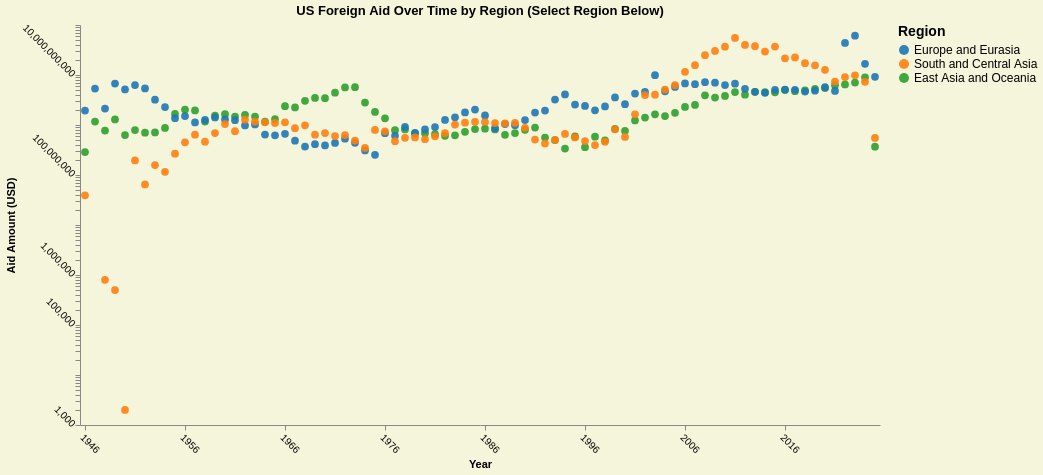

Here is the notebook cell this chart was saved with:
### Code cell
import altair as alt
import pandas as pd
import numpy as np

# Load and prepare the data
df = pd.read_csv('us_foreign_aid_country.csv')

# Filter for European and Asian countries
regions = ['Europe and Eurasia', 'South and Central Asia', 'East Asia and Oceania']
europe_asia_df = df[df['Region Name'].isin(regions)]

# Clean and convert Fiscal Year to integer
def clean_year(year_str):
    try:
        return int(str(year_str)[:4])
    except:
        return np.nan

europe_asia_df['Fiscal Year'] = europe_asia_df['Fiscal Year'].apply(clean_year)
europe_asia_df = europe_asia_df.dropna(subset=['Fiscal Year'])

# Aggregate by region and year
aid_by_region = europe_asia_df.groupby(['Region Name', 'Fiscal Year'])['current_amount'].sum().reset_index()

# Custom color scheme
region_colors = {
    'Europe and Eurasia': '#1f77b4',
    'South and Central Asia': '#ff7f0e',
    'East Asia and Oceania': '#2ca02c'
}

# Add 'All' option for selection menu
region_options = list(region_colors.keys()) + ['All']

# Set up selection
selection = alt.selection_point(
    name='RegionSelector',
    fields=['Region Name'],
    bind=alt.binding_radio(options=region_options, name='Region: '),
    value='All'
)

# Get year ticks
min_year = int(aid_by_region['Fiscal Year'].min())
max_year = int(aid_by_region['Fiscal Year'].max())
year_ticks = list(range(min_year, max_year + 1, 10))

# Build chart with working filter logic
scatter_plot = alt.Chart(aid_by_region).transform_filter(
    # Expression: if 'All' selected, return true for all; otherwise match
    "RegionSelector['Region Name'] == 'All' || RegionSelector['Region Name'] == datum['Region Name']"
).mark_circle(size=60).encode(
    x=alt.X('Fiscal Year:O', title='Year', axis=alt.Axis(values=year_ticks)),
    y=alt.Y('current_amount:Q', title='Aid Amount (USD)', scale=alt.Scale(type='log')),
    color=alt.Color('Region Name:N',
                    scale=alt.Scale(domain=list(region_colors.keys()),
                                    range=list(region_colors.values())),
                    legend=alt.Legend(title='Region', labelFontSize=12, titleFontSize=14)),
    opacity=alt.value(0.9),
    tooltip=['Region Name', 'Fiscal Year', 'current_amount']
).properties(
    width=800,
    height=400,
    title='US Foreign Aid Over Time by Region (Select Region Below)',
    background='beige'  # Background for the chart container
).configure_view(
    stroke=None,
    fill='beige'  # Match inner chart background
).configure_axis(
    gridColor="lightgray",
    labelAngle=45
).configure_axisX(grid=False).configure_axisY(grid=False).add_params(selection)

scatter_plot.save('USAID Over Time by Region (interactive).html')

scatter_plot

### Figure 1 — Vega-Lite specification as saved in the notebook (floating-point values rounded to 4 significant figures; data arrays with more than 128 entries replaced by an {"elided": "..."} marker saying what was removed)
{"config": {"view": {"continuousWidth": 300, "continuousHeight": 300, "fill": "beige", "stroke": null}, "axis": {"gridColor": "lightgray", "labelAngle": 45}, "axisX": {"grid": false}, "axisY": {"grid": false}}, "data": {"name": "data-082da3e2e7b7cbd98c204466a28ccfb2"}, "mark": {"type": "circle", "size": 60}, "background": "beige", "encoding": {"color": {"field": "Region Name", "legend": {"labelFontSize": 12, "title": "Region", "titleFontSize": 14}, "scale": {"domain": ["Europe and Eurasia", "South and Central Asia", "East Asia and Oceania"], "range": ["#1f77b4", "#ff7f0e", "#2ca02c"]}, "type": "nominal"}, "opacity": {"value": 0.9}, "tooltip": [{"field": "Region Name", "type": "nominal"}, {"field": "Fiscal Year", "type": "quantitative"}, {"field": "current_amount", "type": "quantitative"}], "x": {"axis": {"values": [1946, 1956, 1966, 1976, 1986, 1996, 2006, 2016]}, "field": "Fiscal Year", "title": "Year", "type": "ordinal"}, "y": {"field": "current_amount", "scale": {"type": "log"}, "title": "Aid Amount (USD)", "type": "quantitative"}}, "height": 400, "params": [{"name": "RegionSelector", "select": {"type": "point", "fields": ["Region Name"]}, "bind": {"input": "radio", "options": ["Europe and Eurasia", "South and Central Asia", "East Asia and Oceania", "All"], "name": "Region: "}, "value": "All"}], "title": "US Foreign Aid Over Time by Region (Select Region Below)", "transform": [{"filter": "RegionSelector['Region Name'] == 'All' || RegionSelector['Region Name'] == datum['Region Name']"}], "width": 800, "$schema": "https://vega.github.io/schema/vega-lite/v5.20.1.json", "datasets": {"data-082da3e2e7b7cbd98c204466a28ccfb2": {"elided": "239 records"}}}
